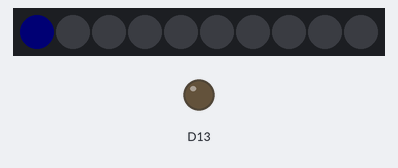
Simulated run of this sketch. Board: Adafruit Circuit Playground Express. Parts: 10 RGB LEDs in strip order, left to right, output pins drawn as LEDs (lit = HIGH). Dim RGB values are drawn brighter than linear; random numbers use the default seed unless the sketch sets one.

Above: at 33.5 s.
At 110.7 s:
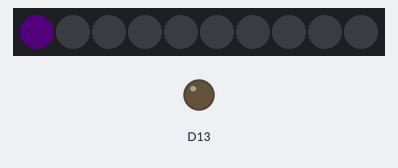

Measured:
- what the display in image 0 shows lasts 24.1 s, from 33.4 s to 57.5 s

The sketch:

breaktime.ino
```cpp
#include <Adafruit_CircuitPlayground.h>

// TODO
//
// * Show difference between long and short interval

const unsigned long SEC = 1000;
const unsigned long MIN = 60 * SEC;
const unsigned long N_PIXELS = 10;
const unsigned long BRIGHTNESS = 128;
const unsigned long ALARM_FREQUENCY = 500;

void setup() {
  CircuitPlayground.begin();
}

void countdown(unsigned long ms) {
    // init
    unsigned long red = random(BRIGHTNESS - 10) + 10;
    unsigned long green = random(BRIGHTNESS - 10) + 10;
    unsigned long blue = random(BRIGHTNESS - 10) + 10;
    CircuitPlayground.clearPixels();
    unsigned long start_time = millis();
    unsigned long current_time = start_time;
    unsigned long elapsed_time = current_time - start_time;

    // progress
    while(start_time + ms > current_time) {
      unsigned long fully_elapsed = (elapsed_time * N_PIXELS) / ms;
      for(int i = 0; i < fully_elapsed; i++) {
        CircuitPlayground.setPixelColor(i, red, green, blue);
      }

      unsigned long reminder_elapsed = ((elapsed_time * N_PIXELS) % ms);
      CircuitPlayground.setPixelColor(
        fully_elapsed,
        red * reminder_elapsed / ms,
        green * reminder_elapsed / ms,
        blue * reminder_elapsed / ms
      );

      delay(10);
      current_time = millis();
      elapsed_time = current_time - start_time;
    }

    // alarm
    unsigned long signal = 0;
    const unsigned long CHECK_FREQUENCY = 10;
    while(true) {
      if(CircuitPlayground.leftButton()) {
        break;
      }

      for(int i = 0; i < N_PIXELS; i++) {
        if(signal / (ALARM_FREQUENCY / CHECK_FREQUENCY) % 2) {
            CircuitPlayground.setPixelColor(i, red, green, blue);
        } else {
            CircuitPlayground.setPixelColor(i, 0, 0, 0);
        }
      }

      delay(CHECK_FREQUENCY);
      signal++;
    }
}

void loop() {
  countdown(45 * MIN);
  countdown(5 * MIN);
}
```
